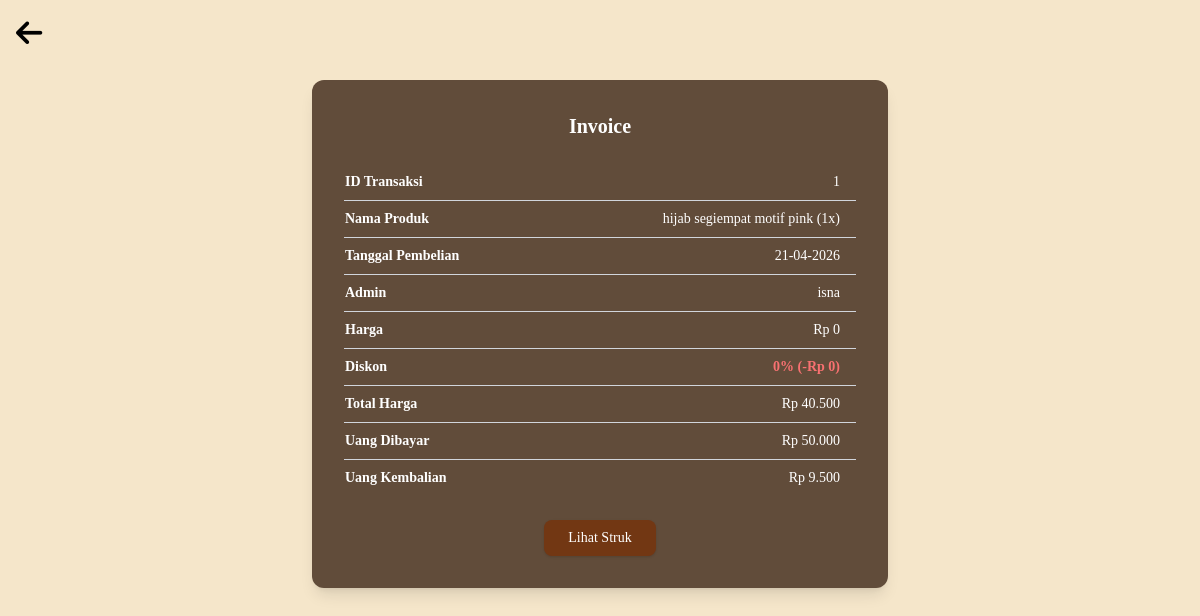
/invoice.php?id=1, run on the app's committed database.
### tables this page shows
CREATE TABLE `transactions` (
  `id_transaksi` int(11) NOT NULL,
  `nama_produk` varchar(100) DEFAULT NULL,
  `tanggal_beli` date DEFAULT NULL,
  `admin` varchar(50) DEFAULT NULL,
  `harga` int(100) NOT NULL,
  `potongan` varchar(100) NOT NULL,
  `total_harga` int(11) DEFAULT NULL,
  `uang_dibayar` int(11) DEFAULT NULL,
  `kembalian` int(11) DEFAULT NULL,
  `phone` varchar(20) DEFAULT NULL
);

### invoice.php (the view, shortened to what this page needs)
<?php
$host = "localhost";
$dbname = "kasir";
$username_db = "root";
$password_db = "";
$conn = new mysqli($host, $username_db, $password_db, $dbname);
$id_transaksi = $_GET['id'] ?? null;
$stmt = $conn->prepare("SELECT * FROM transactions WHERE id_transaksi = ?");
$stmt->bind_param("i", $id_transaksi);
$stmt->execute();
$result = $stmt->get_result();
$transactions = $result->fetch_assoc();
?>
<!DOCTYPE html>
<html lang="id">
<head>
    <script src="https://cdn.tailwindcss.com"></script>
    <link rel="stylesheet" href="https://cdnjs.cloudflare.com/ajax/libs/font-awesome/6.4.0/css/all.min.css">
</head>
<body>
  <div class="absolute top-4 left-4">
        <a href="javascript:history.back()" class="text-[#614C3A nw] hover:text-gray-700 text-3xl">
            <i class="fas fa-arrow-left"></i>
        </a>
    </div>
  <div class="max-w-xl mx-auto mt-20 bg-[#614C3A] text-white rounded-xl shadow-lg p-8">
    <h2 class="text-center text-xl font-semibold mb-6">Invoice</h2>
    <table class="w-full text-sm">
      <tr class="border-b border-gray-300">
        <td class="py-2 font-semibold">ID Transaksi</td>
        <td class="px-4 py-2 text-right"><?= $transactions['id_transaksi'] ?></td>
      </tr>
      <tr class="border-b border-gray-300">
  <td class="py-2 font-semibold">Nama Produk</td>
  <td class="px-4 py-2 text-right">
    <?= htmlspecialchars($transactions['nama_produk'] ?? 'Produk tidak tersedia'); ?>
  </td>
</tr>
      <tr class="border-b border-gray-300">
        <td class="py-2 font-semibold">Tanggal Pembelian</td>
        <td class="px-4 py-2 text-right"><?= date('d-m-Y') ?></td>
      </tr>
      <tr class="border-b border-gray-300">
  <td class="py-2 font-semibold">Admin</td>
  <td class="px-4 py-2 text-right">
    <?= htmlspecialchars($transactions['admin'] ?? 'Admin tidak diketahui'); ?>
  </td>
</tr>
      <tr class="border-b border-gray-300">
        <td class="py-2 font-semibold">Harga</td>
        <td class="px-4 py-2 text-right">Rp <?= number_format($transactions['harga'], 0, ',', '.') ?></td>
      </tr>
<tr class="border-b border-gray-300">
    <td class="py-2 font-semibold">Diskon</td>
    <td class="px-4 py-2 text-right text-red-400 font-semibold">
        <?php
            $total = $transactions['total_harga'] + $transactions['potongan'];
            $persen = ($total > 0) ? round(($transactions['potongan'] / $total) * 100) : 0;
        ?>
        <?= $persen ?>% (-Rp <?= number_format($transactions['potongan'], 0, ',', '.') ?>)
    </td>
</tr>
      <tr class="border-b border-gray-300">
        <td class="py-2 font-semibold">Total Harga</td>
        <td class="px-4 py-2 text-right">Rp <?= number_format($transactions['total_harga'], 0, ',', '.') ?></td>
      </tr>
      <tr class="border-b border-gray-300">
        <td class="py-2 font-semibold">Uang Dibayar</td>
        <td class="px-4 py-2 text-right">Rp <?= number_format($transactions['uang_dibayar'], 0, ',', '.') ?></td>
      </tr>
      <tr>
        <td class="py-2 font-semibold">Uang Kembalian</td>
        <td class="px-4 py-2 text-right">Rp <?= number_format($transactions['kembalian'], 0, ',', '.') ?></td>
      </tr>
    </table>
    <div class="mt-6 flex flex-col sm:flex-row gap-4 justify-center">
    <a href="struk.php?id=<?= $transactions['id_transaksi'] ?>" class="bg-[#723713] hover:bg-[#7a4324] text-white py-2 px-6 rounded-lg text-sm shadow inline-flex items-center justify-center">
  Lihat Struk
</a>
    </div>
  </div>
</body>
</html>

### invoice.php (style rules this page uses)
body { background: #F5E6CA; font-family: 'Newsreader', serif; }

### data on the page
transactions: id_transaksi "1", nama_produk "hijab segiempat motif pink (1x)", admin "isna", harga "0", persen "0", potongan "0", total_harga "40.500", uang_dibayar "50.000", kembalian "9.500"
